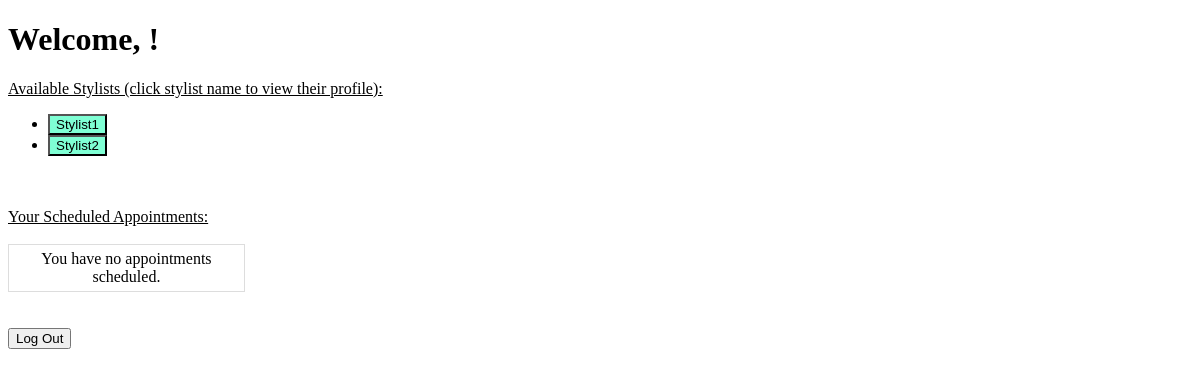
The app's page /patron-logged-in-page/Patron4, older data.
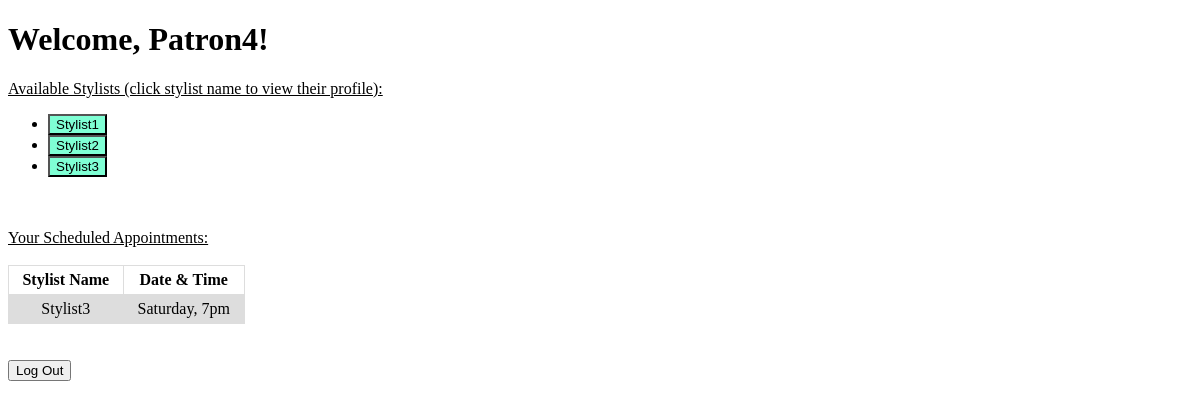
The same page, newer data.
### salon.py (models this page shows, shortened)
class Stylist(db.Model):
    id = db.Column(db.Integer, primary_key=True)
    name = db.Column(db.String(80))
    username = db.Column(db.String(80))
    password = db.Column(db.String(80))
    appointments = db.relationship('Appointment', backref='stylist', lazy='select')

class Patron(db.Model):
    id = db.Column(db.Integer, primary_key=True)
    name = db.Column(db.String(80))
    username = db.Column(db.String(80))
    password = db.Column(db.String(80))
    appointments = db.relationship('Appointment', backref='patron', lazy='select')

class Appointment(db.Model):
    id = db.Column(db.Integer, primary_key=True)
    day = db.Column(db.String(80))
    time = db.Column(db.String(80))
    stylist_id = db.Column(db.Integer, db.ForeignKey('stylist.id'))
    patron_id = db.Column(db.Integer, db.ForeignKey('patron.id'))

### salon.py (the view)
@app.route("/patron-logged-in-page/<patron>")
def patron_logged_in_page(patron):
    pat = Patron.query.filter_by(name=patron).first()
    stylists = Stylist.query
    return render_template("patron_logged_in.html", patron=pat, stylists=Stylist.query.all())

### templates/patron_logged_in.html (shortened to what this page needs)
{% extends 'base.html' %}
{% block content %}
<h1>Welcome, {{patron.name}}!</h1>
<div>
    <u>Available Stylists (click stylist name to view their profile):</u>
    {% if stylists %}
        <ul>
        {% for stylist in stylists %}
            <li>
            <form action="{{ url_for('stylist_logged_in_page', patron=patron.name, stylist=stylist.name) }}" method="get">
                <input style="background-color:aquamarine" type="submit" value="{{stylist.name}}"/>
            </form>
            </li>
        {% endfor %}
        </ul>
    {% else %}
        <p>No stylists work at the salon!</p>
    {% endif %}
</div>
<br>
<br>
<u>Your Scheduled Appointments:</u>
<br>
<br>
<table>
{% if patron.appointments%}
    <th>Stylist Name</th>
    <th>Date & Time</th>
    {% for appointment in patron.appointments %}
        <tr>
            <td>{{ appointment.stylist.name }}</td>
            <td>{{ appointment.day }}, {{ appointment.time }}</td>
        </tr>
    {% endfor %}
{% else %}
    <tr>
        <td colspan="2">You have no appointments scheduled.</td>
    </tr>
{% endif %}
</table>
<br>
<br>
<form action="{{ url_for('login_page') }}" method="get">
    <input type="submit" value="Log Out"/>
</form>
{% endblock %}

Row changes from the older to the newer data that the page shows:
added Patron: name "Patron4"
added Stylist: name "Stylist3"
added Appointment: stylist.name "Stylist3", day "Saturday", time "7pm"
Text that changed along with them:
text no longer shown: "You have no appointments scheduled."
text now shown: "Stylist Name Date & Time"
